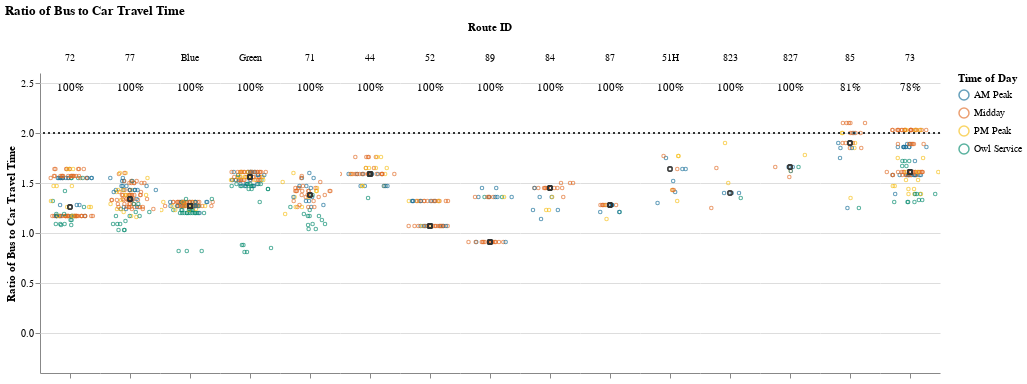
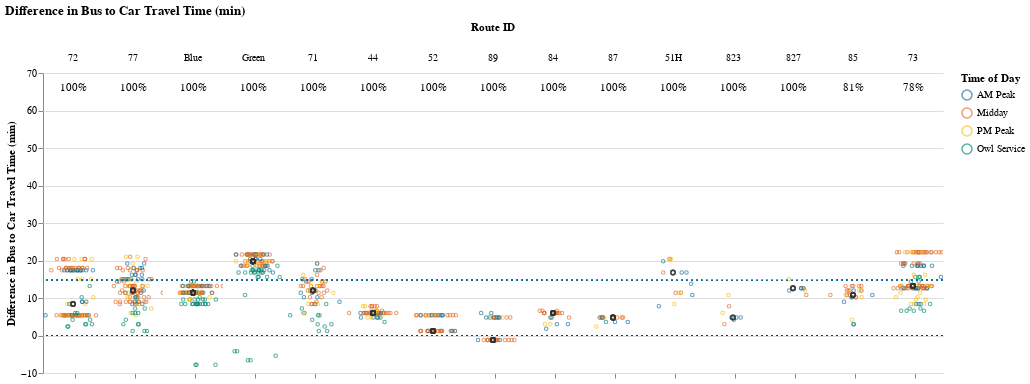

The cell these charts' notebook holds for them, in order:
### Markdown cell above
## Viable Competitive Routes
### Short Routes (< 1 hr)

### Code cell
# Allow for possibility that operator doesn't have routes that fall into certain route_groups
# But, jupyterbook will not like markdown with f-string
# separate out route_group and put in each cell, and use try/except + if to display...
# but all 3 route groups must be displayed. just add sentence about why no routes were returned at the end
route_group = "short"
try:
    subset_routes, mult, diff  = setup_charts(df, PCT_COMPETITIVE_THRESHOLD, route_group)
    
    if len(subset_routes) > 0:
        display(
            Markdown(
                f"{CAPTIONS_DICT[route_group]}"
                "Within each route group, routes are sorted in descending order "
                "by % competitive trips and # trips below the additional time cut-off."
            )
        )

        display(mult)
        display(diff)
except:
    print("No routes meet this criteria.")

### Figure 1 — Vega-Lite specification as saved in the notebook (floating-point values rounded to 4 significant figures; data arrays with more than 128 entries replaced by an {"elided": "..."} marker saying what was removed)
{"config": {"view": {"continuousWidth": 400, "continuousHeight": 300, "stroke": null}, "facet": {"spacing": 0}}, "data": {"name": "data-c0dc5a47686834938b2357c9d035a168"}, "facet": {"column": {"field": "route_id", "sort": ["72", "77", "Blue", "Green", "71", "44", "52", "89", "84", "87", "51H", "823", "827", "85", "73"], "title": "Route ID", "type": "nominal"}}, "spec": {"layer": [{"mark": {"type": "point", "opacity": 0.65, "size": 12, "strokeWidth": 1.1}, "encoding": {"color": {"field": "time_of_day", "scale": {"range": ["#136C97", "#E16B26", "#F6BF16", "#00896B", "#7790A3", "#5B559C"]}, "sort": ["AM Peak", "Midday", "PM Peak", "Owl Service"], "title": "Time of Day", "type": "nominal"}, "tooltip": [{"field": "route_id", "type": "nominal"}, {"field": "trip_id", "type": "nominal"}, {"field": "service_hours", "type": "quantitative"}, {"field": "car_duration_hours", "type": "quantitative"}, {"field": "bus_multiplier", "type": "quantitative"}, {"field": "bus_difference", "type": "quantitative"}, {"field": "num_trips", "type": "quantitative"}, {"field": "num_competitive", "type": "quantitative"}, {"field": "pct_trips_competitive", "type": "quantitative"}, {"field": "p25", "type": "quantitative"}, {"field": "p50", "type": "quantitative"}, {"field": "p75", "type": "quantitative"}], "x": {"axis": {"grid": false, "labels": false, "ticks": true, "values": [0]}, "field": "jitter", "scale": {}, "title": null, "type": "quantitative"}, "y": {"field": "bus_multiplier", "scale": {"domain": [-0.25, 2.5]}, "title": "Ratio of Bus to Car Travel Time", "type": "quantitative"}}, "selection": {"selector001": {"type": "interval", "bind": "scales", "encodings": ["x", "y"]}}, "transform": [{"calculate": "sqrt(-2*log(random()))*cos(2*PI*random())", "as": "jitter"}], "width": 60}, {"layer": [{"mark": {"type": "point", "opacity": 0.6, "size": 20, "strokeWidth": 1.3}, "encoding": {"color": {"value": "#323434"}, "y": {"field": "bus_multiplier", "type": "quantitative"}}, "transform": [{"filter": "(datum.p50_trip === 1)"}]}, {"mark": {"type": "rule", "strokeDash": [2, 3]}, "encoding": {"color": {"value": "#323434"}, "y": {"field": "cutoff", "type": "quantitative"}}}, {"mark": {"type": "text", "align": "center", "baseline": "middle"}, "encoding": {"color": {"value": "black"}, "text": {"field": "pct_trips_competitive", "format": ".0%", "type": "quantitative"}, "tooltip": [{"field": "route_id", "type": "nominal"}, {"field": "trip_id", "type": "nominal"}, {"field": "service_hours", "type": "quantitative"}, {"field": "car_duration_hours", "type": "quantitative"}, {"field": "bus_multiplier", "type": "quantitative"}, {"field": "bus_difference", "type": "quantitative"}, {"field": "num_trips", "type": "quantitative"}, {"field": "num_competitive", "type": "quantitative"}, {"field": "pct_trips_competitive", "type": "quantitative"}, {"field": "p25", "type": "quantitative"}, {"field": "p50", "type": "quantitative"}, {"field": "p75", "type": "quantitative"}], "x": {"value": 30}, "y": {"value": 15}}, "transform": [{"calculate": "sqrt(-2*log(random()))*cos(2*PI*random())", "as": "jitter"}, {"filter": "(datum.fastest_trip === 1)"}]}]}]}, "resolve": {"scale": {"y": "shared"}}, "title": "Ratio of Bus to Car Travel Time", "$schema": "https://vega.github.io/schema/vega-lite/v4.17.0.json", "datasets": {"data-c0dc5a47686834938b2357c9d035a168": {"elided": "842 records"}}}

### Figure 2 — Vega-Lite specification as saved in the notebook (floating-point values rounded to 4 significant figures; data arrays with more than 128 entries replaced by an {"elided": "..."} marker saying what was removed)
{"config": {"view": {"continuousWidth": 400, "continuousHeight": 300, "stroke": null}, "facet": {"spacing": 0}}, "data": {"name": "data-82c4e2ad10d1d072cb9112a388d7b404"}, "facet": {"column": {"field": "route_id", "sort": ["72", "77", "Blue", "Green", "71", "44", "52", "89", "84", "87", "51H", "823", "827", "85", "73"], "title": "Route ID", "type": "nominal"}}, "spec": {"layer": [{"mark": {"type": "point", "opacity": 0.65, "size": 12, "strokeWidth": 1.1}, "encoding": {"color": {"field": "time_of_day", "scale": {"range": ["#136C97", "#E16B26", "#F6BF16", "#00896B", "#7790A3", "#5B559C"]}, "sort": ["AM Peak", "Midday", "PM Peak", "Owl Service"], "title": "Time of Day", "type": "nominal"}, "tooltip": [{"field": "route_id", "type": "nominal"}, {"field": "trip_id", "type": "nominal"}, {"field": "service_hours", "type": "quantitative"}, {"field": "car_duration_hours", "type": "quantitative"}, {"field": "bus_multiplier", "type": "quantitative"}, {"field": "bus_difference", "type": "quantitative"}, {"field": "num_trips", "type": "quantitative"}, {"field": "num_competitive", "type": "quantitative"}, {"field": "pct_trips_competitive", "type": "quantitative"}, {"field": "p25", "type": "quantitative"}, {"field": "p50", "type": "quantitative"}, {"field": "p75", "type": "quantitative"}], "x": {"axis": {"grid": false, "labels": false, "ticks": true, "values": [0]}, "field": "jitter", "scale": {}, "title": null, "type": "quantitative"}, "y": {"field": "bus_difference", "scale": {"domain": [-7.8, 61.2]}, "title": "Difference in Bus to Car Travel Time (min)", "type": "quantitative"}}, "selection": {"selector002": {"type": "interval", "bind": "scales", "encodings": ["x", "y"]}}, "transform": [{"calculate": "sqrt(-2*log(random()))*cos(2*PI*random())", "as": "jitter"}], "width": 60}, {"layer": [{"mark": {"type": "point", "opacity": 0.6, "size": 20, "strokeWidth": 1.3}, "encoding": {"color": {"value": "#323434"}, "y": {"field": "bus_difference", "type": "quantitative"}}, "transform": [{"filter": "(datum.p50_trip === 1)"}]}, {"mark": {"type": "rule", "strokeDash": [2, 3]}, "encoding": {"color": {"value": "#323434"}, "y": {"field": "cutoff", "type": "quantitative"}}}, {"mark": {"type": "rule", "strokeDash": [2, 3]}, "encoding": {"color": {"value": "#136C97"}, "y": {"field": "cutoff2", "type": "quantitative"}}}, {"mark": {"type": "text", "align": "center", "baseline": "middle"}, "encoding": {"color": {"value": "black"}, "text": {"field": "pct_trips_competitive", "format": ".0%", "type": "quantitative"}, "tooltip": [{"field": "route_id", "type": "nominal"}, {"field": "trip_id", "type": "nominal"}, {"field": "service_hours", "type": "quantitative"}, {"field": "car_duration_hours", "type": "quantitative"}, {"field": "bus_multiplier", "type": "quantitative"}, {"field": "bus_difference", "type": "quantitative"}, {"field": "num_trips", "type": "quantitative"}, {"field": "num_competitive", "type": "quantitative"}, {"field": "pct_trips_competitive", "type": "quantitative"}, {"field": "p25", "type": "quantitative"}, {"field": "p50", "type": "quantitative"}, {"field": "p75", "type": "quantitative"}], "x": {"value": 30}, "y": {"value": 15}}, "transform": [{"calculate": "sqrt(-2*log(random()))*cos(2*PI*random())", "as": "jitter"}, {"filter": "(datum.fastest_trip === 1)"}]}]}]}, "resolve": {"scale": {"y": "shared"}}, "title": "Difference in Bus to Car Travel Time (min)", "$schema": "https://vega.github.io/schema/vega-lite/v4.17.0.json", "datasets": {"data-82c4e2ad10d1d072cb9112a388d7b404": {"elided": "842 records"}}}
